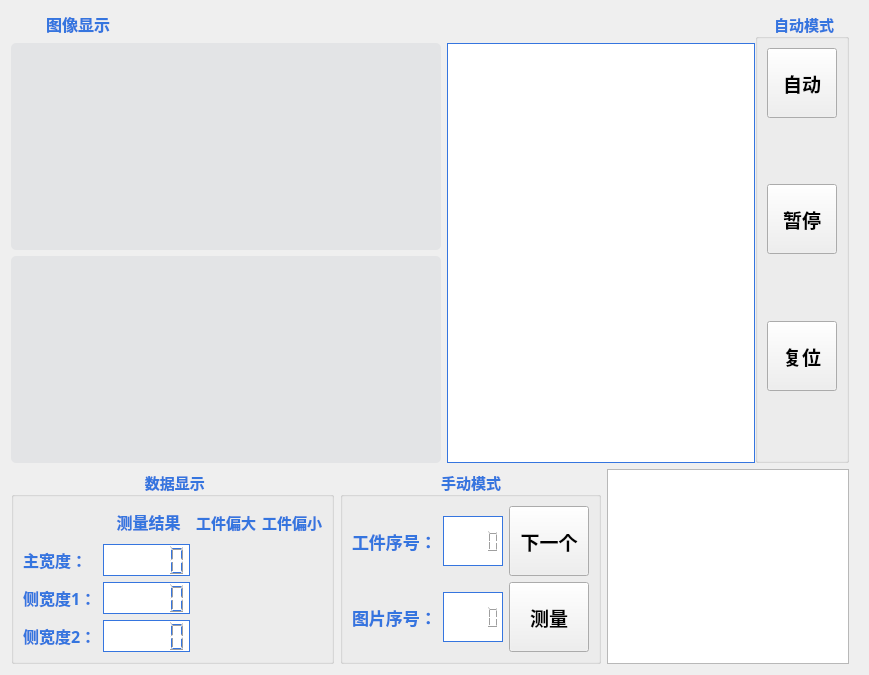
        <widget class="QWidget" name="tab">
         <attribute name="title">
          <string>主界面</string>
         </attribute>
         <layout class="QVBoxLayout" name="verticalLayout_2" stretch="3,1">
          <property name="rightMargin">
           <number>20</number>
          </property>
          <item>
           <layout class="QHBoxLayout" name="horizontalLayout_3">
            <property name="spacing">
             <number>0</number>
            </property>
            <item>
             <widget class="QFrame" name="frame_2">
              <property name="contextMenuPolicy">
               <enum>Qt::DefaultContextMenu</enum>
              </property>
              <property name="styleSheet">
               <string notr="true">border-radius: 5;</string>
              </property>
              <property name="frameShape">
               <enum>QFrame::Panel</enum>
              </property>
              <property name="frameShadow">
               <enum>QFrame::Raised</enum>
              </property>
              <property name="lineWidth">
               <number>1</number>
              </property>
              <layout class="QGridLayout" name="gridLayout_2" rowstretch="1,8,8" columnstretch="5,4">
               <property name="leftMargin">
                <number>0</number>
               </property>
               <property name="topMargin">
                <number>0</number>
               </property>
               <property name="rightMargin">
                <number>0</number>
               </property>
               <property name="bottomMargin">
                <number>0</number>
               </property>
               <item row="2" column="0">
                <widget class="QLabel" name="picture_show_label_4">
                 <property name="minimumSize">
                  <size>
                   <width>400</width>
                   <height>150</height>
                  </size>
                 </property>
                 <property name="styleSheet">
                  <string notr="true">background-color: #e3e4e6;</string>
                 </property>
                 <property name="text">
                  <string/>
                 </property>
                 <property name="scaledContents">
                  <bool>true</bool>
                 </property>
                </widget>
               </item>
               <item row="1" column="1" rowspan="2">
                <widget class="QTableView" name="tableView_2">
                 <property name="font">
                  <font>
                   <pointsize>10</pointsize>
                  </font>
                 </property>
                 <property name="styleSheet">
                  <string notr="true">border-radius: 0;
border: 1px solid rgb(53, 117, 223);
</string>
                 </property>
                 <property name="frameShape">
                  <enum>QFrame::NoFrame</enum>
                 </property>
                 <property name="frameShadow">
                  <enum>QFrame::Raised</enum>
                 </property>
                 <property name="lineWidth">
                  <number>0</number>
                 </property>
                </widget>
               </item>
               <item row="0" column="0">
                <layout class="QHBoxLayout" name="horizontalLayout">
                 <item>
                  <widget class="QLabel" name="label_7">
                   <property name="minimumSize">
                    <size>
                     <width>25</width>
                     <height>25</height>
                    </size>
                   </property>
                   <property name="maximumSize">
                    <size>
                     <width>25</width>
                     <height>25</height>
                    </size>
                   </property>
                   <property name="styleSheet">
                    <string notr="true">border-image: url(:/image/image/data.png);</string>
                   </property>
                   <property name="text">
                    <string/>
                   </property>
                   <property name="scaledContents">
                    <bool>true</bool>
                   </property>
                  </widget>
                 </item>
                 <item>
                  <widget class="QLabel" name="label_8">
                   <property name="font">
                    <font>
                     <family>微软雅黑</family>
                     <pointsize>12</pointsize>
                     <weight>75</weight>
                     <bold>true</bold>
                    </font>
                   </property>
                   <property name="autoFillBackground">
                    <bool>false</bool>
                   </property>
                   <property name="styleSheet">
                    <string notr="true">
color:rgb(53, 117, 223);
border: 0px;
border-radius: 0;</string>
                   </property>
                   <property name="text">
                    <string> 图像显示</string>
                   </property>
                   <property name="wordWrap">
                    <bool>false</bool>
                   </property>
                  </widget>
                 </item>
                </layout>
               </item>
               <item row="1" column="0">
                <widget class="QLabel" name="picture_show_label_3">
                 <property name="minimumSize">
                  <size>
                   <width>430</width>
                   <height>150</height>
                  </size>
                 </property>
                 <property name="styleSheet">
                  <string notr="true">background-color: #e3e4e6;</string>
                 </property>
                 <property name="text">
                  <string/>
                 </property>
                 <property name="scaledContents">
                  <bool>true</bool>
                 </property>
                </widget>
               </item>
              </layout>
              <zorder>picture_show_label_3</zorder>
              <zorder></zorder>
              <zorder>tableView_2</zorder>
              <zorder>picture_show_label_4</zorder>
             </widget>
            </item>
            <item>
             <widget class="QGroupBox" name="groupBox_6">
              <property name="font">
               <font>
                <family>微软雅黑</family>
                <pointsize>11</pointsize>
                <weight>75</weight>
                <bold>true</bold>
               </font>
              </property>
              <property name="styleSheet">
               <string notr="true">color:rgb(53, 117, 223);</string>
              </property>
              <property name="title">
               <string>自动模式</string>
              </property>
              <property name="alignment">
               <set>Qt::AlignHCenter|Qt::AlignTop</set>
              </property>
              <property name="flat">
               <bool>false</bool>
              </property>
              <layout class="QVBoxLayout" name="verticalLayout">
               <item>
                <widget class="QToolButton" name="startButton">
                 <property name="minimumSize">
                  <size>
                   <width>70</width>
                   <height>70</height>
                  </size>
                 </property>
                 <property name="font">
                  <font>
                   <family>宋体</family>
                   <pointsize>14</pointsize>
                   <weight>75</weight>
                   <bold>true</bold>
                  </font>
                 </property>
                 <property name="styleSheet">
                  <string notr="true">
color:black;
</string>
                 </property>
                 <property name="text">
                  <string>自动</string>
                 </property>
                 <property name="autoRaise">
                  <bool>false</bool>
                 </property>
                </widget>
               </item>
               <item>
                <spacer name="verticalSpacer_10">
                 <property name="orientation">
                  <enum>Qt::Vertical</enum>
                 </property>
                 <property name="sizeHint" stdset="0">
                  <size>
                   <width>20</width>
                   <height>40</height>
                  </size>
                 </property>
                </spacer>
               </item>
               <item>
                <widget class="QToolButton" name="stopButton">
                 <property name="minimumSize">
                  <size>
                   <width>70</width>
                   <height>70</height>
                  </size>
                 </property>
                 <property name="font">
                  <font>
                   <family>宋体</family>
                   <pointsize>14</pointsize>
                   <weight>75</weight>
                   <bold>true</bold>
                  </font>
                 </property>
                 <property name="cursor">
                  <cursorShape>ArrowCursor</cursorShape>
                 </property>
                 <property name="styleSheet">
                  <string>
color:black;
</string>
                 </property>
                 <property name="text">
                  <string>暂停</string>
                 </property>
                </widget>
               </item>
               <item>
                <spacer name="verticalSpacer_13">
                 <property name="orientation">
                  <enum>Qt::Vertical</enum>
                 </property>
                 <property name="sizeHint" stdset="0">
                  <size>
                   <width>20</width>
                   <height>40</height>
                  </size>
                 </property>
                </spacer>
               </item>
               <item>
                <widget class="QToolButton" name="stopButton_2">
                 <property name="minimumSize">
                  <size>
                   <width>70</width>
                   <height>70</height>
                  </size>
                 </property>
                 <property name="font">
                  <font>
                   <family>宋体</family>
                   <pointsize>14</pointsize>
                   <weight>75</weight>
                   <bold>true</bold>
                  </font>
                 </property>
                 <property name="cursor">
                  <cursorShape>ArrowCursor</cursorShape>
                 </property>
                 <property name="styleSheet">
                  <string>
color:black;
</string>
                 </property>
                 <property name="text">
                  <string>复位</string>
                 </property>
                </widget>
               </item>
               <item>
                <spacer name="verticalSpacer_11">
                 <property name="orientation">
                  <enum>Qt::Vertical</enum>
                 </property>
                 <property name="sizeHint" stdset="0">
                  <size>
                   <width>20</width>
                   <height>40</height>
                  </size>
                 </property>
                </spacer>
               </item>
              </layout>
             </widget>
            </item>
           </layout>
          </item>
          <item>
           <layout class="QHBoxLayout" name="horizontalLayout_7" stretch="4,3,3">
            <item>
             <widget class="QGroupBox" name="groupBox_4">
              <property name="font">
               <font>
                <family>微软雅黑</family>
                <pointsize>11</pointsize>
                <weight>75</weight>
                <bold>true</bold>
               </font>
              </property>
              <property name="styleSheet">
               <string notr="true">color:rgb(53, 117, 223);</string>
              </property>
              <property name="title">
               <string> 数据显示</string>
              </property>
              <property name="alignment">
               <set>Qt::AlignCenter</set>
              </property>
              <property name="flat">
               <bool>false</bool>
              </property>
              <layout class="QGridLayout" name="gridLayout" columnstretch="1,3,1,1">
               <item row="0" column="1">
                <widget class="QLabel" name="label_10">
                 <property name="font">
                  <font>
                   <family>微软雅黑</family>
                   <pointsize>12</pointsize>
                   <weight>75</weight>
                   <bold>true</bold>
                  </font>
                 </property>
                 <property name="layoutDirection">
                  <enum>Qt::LeftToRight</enum>
                 </property>
                 <property name="styleSheet">
                  <string notr="true">border: 0px;
border-radius: 0;</string>
                 </property>
                 <property name="text">
                  <string> 测量结果</string>
                 </property>
                 <property name="alignment">
                  <set>Qt::AlignCenter</set>
                 </property>
                </widget>
               </item>
               <item row="0" column="2">
                <widget class="QLabel" name="label">
                 <property name="font">
                  <font>
                   <family>微软雅黑</family>
                   <pointsize>11</pointsize>
                   <weight>75</weight>
                   <bold>true</bold>
                  </font>
                 </property>
                 <property name="layoutDirection">
                  <enum>Qt::LeftToRight</enum>
                 </property>
                 <property name="styleSheet">
                  <string notr="true">border: 0px;
border-radius: 0;</string>
                 </property>
                 <property name="text">
                  <string>工件偏大</string>
                 </property>
                 <property name="alignment">
                  <set>Qt::AlignCenter</set>
                 </property>
                </widget>
               </item>
               <item row="0" column="3">
                <widget class="QLabel" name="label_2">
                 <property name="font">
                  <font>
                   <family>微软雅黑</family>
                   <pointsize>11</pointsize>
                   <weight>75</weight>
                   <bold>true</bold>
                  </font>
                 </property>
                 <property name="styleSheet">
                  <string notr="true">border: 0px;
border-radius: 0;</string>
                 </property>
                 <property name="text">
                  <string>工件偏小</string>
                 </property>
                 <property name="alignment">
                  <set>Qt::AlignCenter</set>
                 </property>
                </widget>
               </item>
               <item row="1" column="0">
                <widget class="QLabel" name="label_25">
                 <property name="font">
                  <font>
                   <family>微软雅黑</family>
                   <pointsize>12</pointsize>
                   <weight>75</weight>
                   <bold>true</bold>
                   <kerning>false</kerning>
                  </font>
                 </property>
                 <property name="styleSheet">
                  <string notr="true">border: 0px;
border-radius: 0;</string>
                 </property>
                 <property name="text">
                  <string>主宽度：</string>
                 </property>
                </widget>
               </item>
               <item row="1" column="1">
                <widget class="QLCDNumber" name="lcdMainwidth">
                 <property name="styleSheet">
                  <string notr="true">background-color:white;
border: 1px solid rgb(53, 117, 223);
</string>
                 </property>
                 <property name="frameShape">
                  <enum>QFrame::Box</enum>
                 </property>
                 <property name="lineWidth">
                  <number>2</number>
                 </property>
                </widget>
               </item>
               <item row="1" column="2">
                <widget class="QLabel" name="light_main_l">
                 <property name="minimumSize">
                  <size>
                   <width>0</width>
                   <height>0</height>
                  </size>
                 </property>
                 <property name="layoutDirection">
                  <enum>Qt::LeftToRight</enum>
                 </property>
                 <property name="styleSheet">
                  <string notr="true">border: 0px;
border-radius: 0;</string>
                 </property>
                 <property name="text">
                  <string/>
                 </property>
                 <property name="pixmap">
                  <pixmap resource="res.qrc">:/image/image/error1.png</pixmap>
                 </property>
                 <property name="scaledContents">
                  <bool>false</bool>
                 </property>
                 <property name="alignment">
                  <set>Qt::AlignCenter</set>
                 </property>
                </widget>
               </item>
               <item row="1" column="3">
                <widget class="QLabel" name="light_main_s">
                 <property name="styleSheet">
                  <string notr="true">border: 0px;
border-radius: 0;</string>
                 </property>
                 <property name="text">
                  <string/>
                 </property>
                 <property name="pixmap">
                  <pixmap resource="res.qrc">:/image/image/error1.png</pixmap>
                 </property>
                 <property name="scaledContents">
                  <bool>false</bool>
                 </property>
                 <property name="alignment">
                  <set>Qt::AlignCenter</set>
                 </property>
                </widget>
               </item>
               <item row="2" column="0">
                <widget class="QLabel" name="label_26">
                 <property name="font">
                  <font>
                   <family>微软雅黑</family>
                   <pointsize>12</pointsize>
                   <weight>75</weight>
                   <bold>true</bold>
                   <kerning>false</kerning>
                  </font>
                 </property>
                 <property name="styleSheet">
                  <string notr="true">border: 0px;
border-radius: 0;</string>
                 </property>
                 <property name="text">
                  <string>侧宽度1：</string>
                 </property>
                </widget>
               </item>
               <item row="2" column="1">
                <widget class="QLCDNumber" name="lcdSidewidth1">
                 <property name="styleSheet">
                  <string notr="true">background-color:white;
border: 1px solid rgb(53, 117, 223);
</string>
                 </property>
                 <property name="segmentStyle">
                  <enum>QLCDNumber::Filled</enum>
                 </property>
                </widget>
               </item>
               <item row="2" column="2">
                <widget class="QLabel" name="light_side1_l">
                 <property name="styleSheet">
                  <string notr="true">border: 0px;
border-radius: 0;</string>
                 </property>
                 <property name="text">
                  <string/>
                 </property>
                 <property name="pixmap">
                  <pixmap resource="res.qrc">:/image/image/error1.png</pixmap>
                 </property>
                 <property name="scaledContents">
                  <bool>false</bool>
                 </property>
                 <property name="alignment">
                  <set>Qt::AlignCenter</set>
                 </property>
                </widget>
               </item>
               <item row="2" column="3">
                <widget class="QLabel" name="light_side1_s">
                 <property name="styleSheet">
                  <string notr="true">border: 0px;
border-radius: 0;</string>
                 </property>
                 <property name="text">
                  <string/>
                 </property>
                 <property name="pixmap">
                  <pixmap resource="res.qrc">:/image/image/error1.png</pixmap>
                 </property>
                 <property name="scaledContents">
                  <bool>false</bool>
                 </property>
                 <property name="alignment">
                  <set>Qt::AlignCenter</set>
                 </property>
                </widget>
               </item>
               <item row="3" column="0">
                <widget class="QLabel" name="label_27">
                 <property name="font">
                  <font>
                   <family>微软雅黑</family>
                   <pointsize>12</pointsize>
                   <weight>75</weight>
                   <bold>true</bold>
                   <kerning>false</kerning>
                  </font>
                 </property>
                 <property name="styleSheet">
                  <string notr="true">border: 0px;
border-radius: 0;</string>
                 </property>
                 <property name="text">
                  <string>侧宽度2：</string>
                 </property>
                </widget>
               </item>
               <item row="3" column="1">
                <widget class="QLCDNumber" name="lcdSidewidth2">
                 <property name="styleSheet">
                  <string notr="true">background-color:white;
border: 1px solid rgb(53, 117, 223);
</string>
                 </property>
                </widget>
               </item>
               <item row="3" column="2">
                <widget class="QLabel" name="light_side2_l">
                 <property name="styleSheet">
                  <string notr="true">border: 0px;
border-radius: 0;</string>
                 </property>
                 <property name="text">
                  <string/>
                 </property>
                 <property name="pixmap">
                  <pixmap resource="res.qrc">:/image/image/error1.png</pixmap>
                 </property>
                 <property name="scaledContents">
                  <bool>false</bool>
                 </property>
                 <property name="alignment">
                  <set>Qt::AlignCenter</set>
                 </property>
                </widget>
               </item>
               <item row="3" column="3">
                <widget class="QLabel" name="light_side2_s">
                 <property name="styleSheet">
                  <string notr="true">border: 0px;
border-radius: 0;</string>
                 </property>
                 <property name="text">
                  <string/>
                 </property>
                 <property name="pixmap">
                  <pixmap resource="res.qrc">:/image/image/error1.png</pixmap>
                 </property>
                 <property name="scaledContents">
                  <bool>false</bool>
                 </property>
                 <property name="alignment">
                  <set>Qt::AlignCenter</set>
                 </property>
                </widget>
               </item>
              </layout>
             </widget>
            </item>
            <item>
             <widget class="QGroupBox" name="groupBox_5">
              <property name="font">
               <font>
                <family>微软雅黑</family>
                <pointsize>11</pointsize>
                <weight>75</weight>
                <bold>true</bold>
               </font>
              </property>
              <property name="styleSheet">
               <string notr="true">color:rgb(53, 117, 223);</string>
              </property>
              <property name="title">
               <string>手动模式</string>
              </property>
              <property name="alignment">
               <set>Qt::AlignHCenter|Qt::AlignTop</set>
              </property>
              <property name="flat">
               <bool>false</bool>
              </property>
              <layout class="QGridLayout" name="gridLayout_3">
               <item row="3" column="2">
                <widget class="QToolButton" name="measure">
                 <property name="minimumSize">
                  <size>
                   <width>80</width>
                   <height>70</height>
                  </size>
                 </property>
                 <property name="maximumSize">
                  <size>
                   <width>80</width>
                   <height>70</height>
                  </size>
                 </property>
                 <property name="font">
                  <font>
                   <family>宋体</family>
                   <pointsize>14</pointsize>
                   <weight>75</weight>
                   <bold>true</bold>
                  </font>
                 </property>
                 <property name="cursor">
                  <cursorShape>ArrowCursor</cursorShape>
                 </property>
                 <property name="styleSheet">
                  <string>
color:black;
</string>
                 </property>
                 <property name="text">
                  <string>测量</string>
                 </property>
                </widget>
               </item>
               <item row="0" column="2" rowspan="2">
                <widget class="QToolButton" name="nextButton">
                 <property name="minimumSize">
                  <size>
                   <width>80</width>
                   <height>70</height>
                  </size>
                 </property>
                 <property name="maximumSize">
                  <size>
                   <width>80</width>
                   <height>70</height>
                  </size>
                 </property>
                 <property name="font">
                  <font>
                   <family>宋体</family>
                   <pointsize>14</pointsize>
                   <weight>75</weight>
                   <bold>true</bold>
                  </font>
                 </property>
                 <property name="cursor">
                  <cursorShape>ArrowCursor</cursorShape>
                 </property>
                 <property name="styleSheet">
                  <string notr="true">color:black;
</string>
                 </property>
                 <property name="text">
                  <string>下一个</string>
                 </property>
                </widget>
               </item>
               <item row="0" column="0" rowspan="2" colspan="2">
                <layout class="QHBoxLayout" name="horizontalLayout_4" stretch="1,5">
                 <property name="topMargin">
                  <number>10</number>
                 </property>
                 <property name="bottomMargin">
                  <number>10</number>
                 </property>
                 <item>
                  <widget class="QLabel" name="label_24">
                   <property name="font">
                    <font>
                     <family>微软雅黑</family>
                     <pointsize>13</pointsize>
                     <weight>75</weight>
                     <bold>true</bold>
                     <kerning>false</kerning>
                    </font>
                   </property>
                   <property name="styleSheet">
                    <string notr="true">color:rgb(53, 117, 223);
border: 0px;
border-radius: 0;</string>
                   </property>
                   <property name="text">
                    <string>工件序号：</string>
                   </property>
                  </widget>
                 </item>
                 <item>
                  <widget class="QLCDNumber" name="lcdPartNumber">
                   <property name="minimumSize">
                    <size>
                     <width>60</width>
                     <height>40</height>
                    </size>
                   </property>
                   <property name="font">
                    <font>
                     <family>微软雅黑</family>
                     <pointsize>14</pointsize>
                     <weight>75</weight>
                     <bold>true</bold>
                    </font>
                   </property>
                   <property name="autoFillBackground">
                    <bool>false</bool>
                   </property>
                   <property name="styleSheet">
                    <string notr="true">background-color:white;
border: 1px solid rgb(53, 117, 223);
</string>
                   </property>
                   <property name="frameShape">
                    <enum>QFrame::Box</enum>
                   </property>
                   <property name="frameShadow">
                    <enum>QFrame::Plain</enum>
                   </property>
                   <property name="segmentStyle">
                    <enum>QLCDNumber::Filled</enum>
                   </property>
                  </widget>
                 </item>
                </layout>
               </item>
               <item row="3" column="0" colspan="2">
                <layout class="QHBoxLayout" name="horizontalLayout_5" stretch="1,5">
                 <property name="topMargin">
                  <number>10</number>
                 </property>
                 <property name="bottomMargin">
                  <number>10</number>
                 </property>
                 <item>
                  <widget class="QLabel" name="label_33">
                   <property name="font">
                    <font>
                     <family>微软雅黑</family>
                     <pointsize>13</pointsize>
                     <weight>75</weight>
                     <bold>true</bold>
                     <kerning>false</kerning>
                    </font>
                   </property>
                   <property name="styleSheet">
                    <string notr="true">color:rgb(53, 117, 223);
border: 0px;
border-radius: 0;</string>
                   </property>
                   <property name="text">
                    <string>图片序号：</string>
                   </property>
                  </widget>
                 </item>
                 <item>
                  <widget class="QLCDNumber" name="lcdPictureNumber">
                   <property name="minimumSize">
                    <size>
                     <width>60</width>
                     <height>40</height>
                    </size>
                   </property>
                   <property name="font">
                    <font>
                     <family>微软雅黑</family>
                     <pointsize>14</pointsize>
                     <weight>75</weight>
                     <bold>true</bold>
                    </font>
                   </property>
                   <property name="layoutDirection">
                    <enum>Qt::LeftToRight</enum>
                   </property>
                   <property name="autoFillBackground">
                    <bool>false</bool>
                   </property>
                   <property name="styleSheet">
                    <string notr="true">background-color:white;
border: 1px solid rgb(53, 117, 223);
</string>
                   </property>
                   <property name="frameShape">
                    <enum>QFrame::Box</enum>
                   </property>
                   <property name="frameShadow">
                    <enum>QFrame::Plain</enum>
                   </property>
                   <property name="segmentStyle">
                    <enum>QLCDNumber::Filled</enum>
                   </property>
                  </widget>
                 </item>
                </layout>
               </item>
               <item row="2" column="0">
                <spacer name="verticalSpacer_9">
                 <property name="orientation">
                  <enum>Qt::Vertical</enum>
                 </property>
                 <property name="sizeHint" stdset="0">
                  <size>
                   <width>20</width>
                   <height>61</height>
                  </size>
                 </property>
                </spacer>
               </item>
              </layout>
              <zorder>nextButton</zorder>
              <zorder>lcdPartNumber</zorder>
              <zorder>lcdPictureNumber</zorder>
              <zorder>label_33</zorder>
              <zorder>label_24</zorder>
              <zorder>measure</zorder>
              <zorder></zorder>
              <zorder></zorder>
              <zorder>verticalSpacer_9</zorder>
             </widget>
            </item>
            <item>
             <widget class="QPlainTextEdit" name="plainTextEdit"/>
            </item>
           </layout>
          </item>
         </layout>
        </widget>
